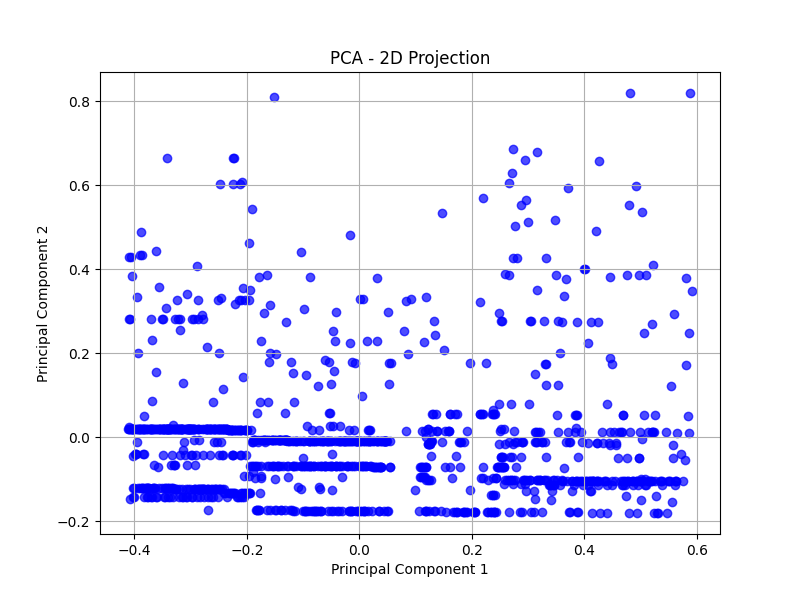

Write Python code to recreate this figure.
import pandas as pd
import matplotlib.pyplot as plt
from sklearn.preprocessing import MinMaxScaler
from sklearn.decomposition import PCA
from sklearn.manifold import TSNE

# ---------------------------
# Step 1: Load the dataset
# ---------------------------
df = pd.read_csv('datascience_salaries.csv')  # 

# ---------------------------
# Step 2: Select numeric columns and normalize
# ---------------------------
numeric_df = df.select_dtypes(include=['float64', 'int64'])

scaler = MinMaxScaler()
scaled_data = scaler.fit_transform(numeric_df)

# ---------------------------
# Step 3: Apply PCA
# ---------------------------
pca = PCA(n_components=2)
pca_result = pca.fit_transform(scaled_data)
pca_df = pd.DataFrame(pca_result, columns=['PC1', 'PC2'])

# ---------------------------
# Step 4: Plot PCA
# ---------------------------
plt.figure(figsize=(8, 6))
plt.scatter(pca_df['PC1'], pca_df['PC2'], alpha=0.7, color='blue')
plt.title('PCA - 2D Projection')
plt.xlabel('Principal Component 1')
plt.ylabel('Principal Component 2')
plt.grid(True)
plt.show()

# ---------------------------
# Step 5: Apply t-SNE
# ---------------------------
tsne = TSNE(n_components=2, random_state=42, perplexity=5, n_iter=1000)
tsne_result = tsne.fit_transform(scaled_data)
tsne_df = pd.DataFrame(tsne_result, columns=['Dim1', 'Dim2'])

# ---------------------------
# Step 6: Plot t-SNE
# ---------------------------
plt.figure(figsize=(8, 6))
plt.scatter(tsne_df['Dim1'], tsne_df['Dim2'], alpha=0.7, color='green')
plt.title('t-SNE - 2D Projection')
plt.xlabel('Dimension 1')
plt.ylabel('Dimension 2')
plt.grid(True)
plt.show()
